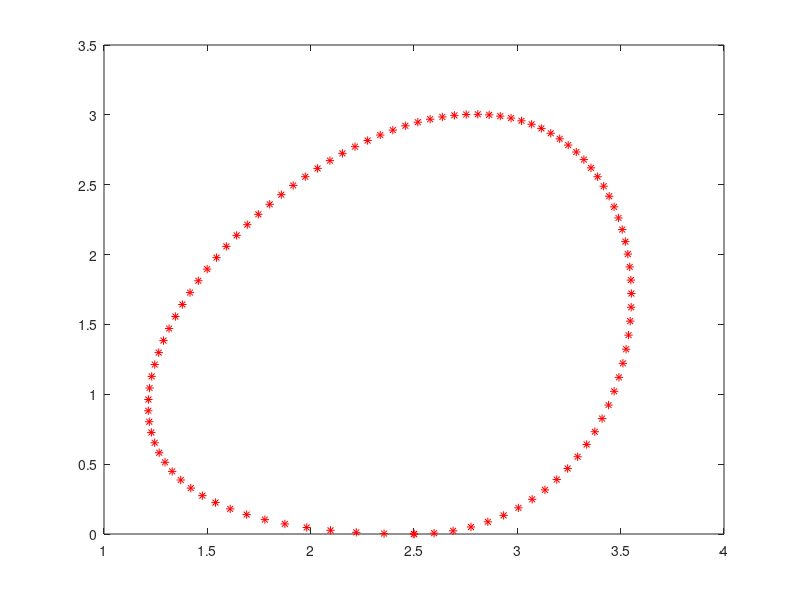

The MATLAB source for this figure:
%adding [2.5,0] at the beginning and [2.5,0] at the ended smoothens the curve
%and ensures C1 and G1 continuity
%In this example [0,0] has been used to close the curve 
clear all
close all 
clc
u = 0:0.01:1;
for i=1:size(u,2)
    c = (1 - u(i))^6.*[2.5 ; 0] + 6*(1 - u(i))^5.*u(i).*[0;0] + 15*(1 - u(i))^4.*u(i)^2.*[1;2] + 20*(1 - u(i))^3.*u(i)^3.*[3 ; 5] + 15*(1 - u(i))^2.*u(i)^4.*[4 ; 4] + 5*(1 - u(i))*u(i)^5.*[5 ; 0] + u(i)^6.*[2.5 ; 0];
    %X = sprintf('Value of Bezier curve at u=%d is %d and %d',u(i),c(1,:),c(2,:));
    plot(c(1,:),c(2,:),'-*r')
    hold on
end 